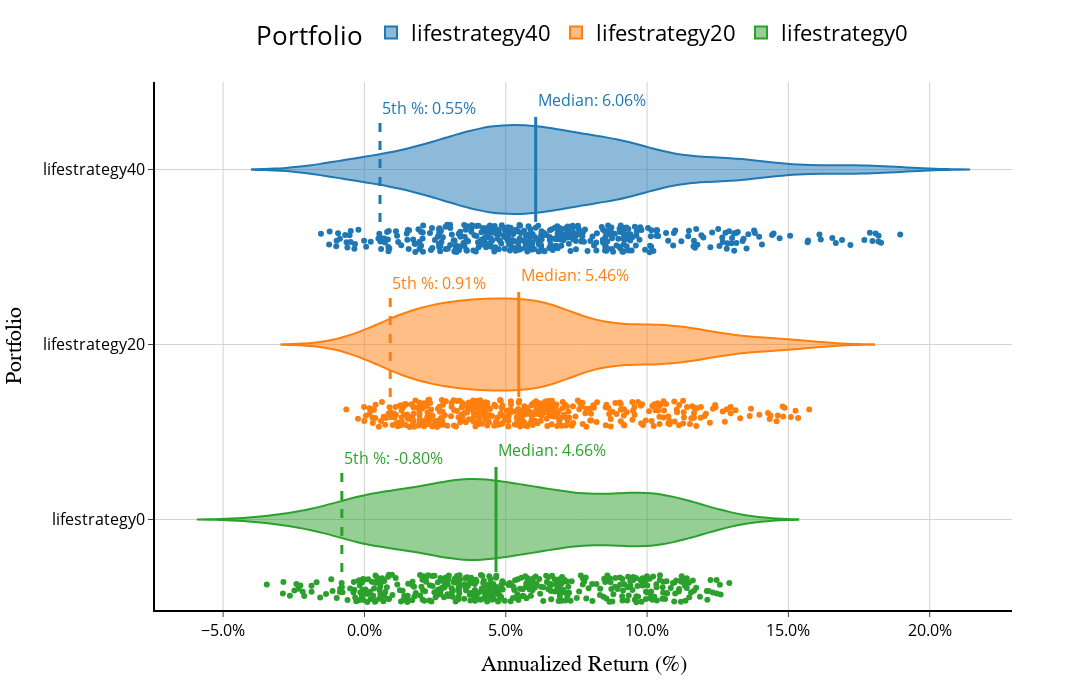

Notebook cell for this chart:
### Code cell
plot_return_distributions_streamlit(final_results)

### Figure 1 — Plotly figure (JSON) as saved in the notebook; plotly's stock layout.template omitted (floating-point values rounded to 4 significant figures; data arrays with more than 128 entries replaced by an {"elided": "..."} marker saying what was removed)
{"data": [{"alignmentgroup": "True", "box": {"visible": false}, "hoveron": "points+kde", "hovertemplate": "Portfolio=%{y}<br>Return=%{x}<extra></extra>", "legendgroup": "lifestrategy40", "marker": {"color": "#1f77b4"}, "name": "lifestrategy40", "offsetgroup": "lifestrategy40", "orientation": "h", "points": "all", "scalegroup": "True", "showlegend": true, "type": "violin", "x": {"elided": "417 float values"}, "x0": " ", "xaxis": "x", "y": {"elided": "417 str values"}, "y0": " ", "yaxis": "y"}, {"alignmentgroup": "True", "box": {"visible": false}, "hoveron": "points+kde", "hovertemplate": "Portfolio=%{y}<br>Return=%{x}<extra></extra>", "legendgroup": "lifestrategy20", "marker": {"color": "#ff7f0e"}, "name": "lifestrategy20", "offsetgroup": "lifestrategy20", "orientation": "h", "points": "all", "scalegroup": "True", "showlegend": true, "type": "violin", "x": {"elided": "417 float values"}, "x0": " ", "xaxis": "x", "y": {"elided": "417 str values"}, "y0": " ", "yaxis": "y"}, {"alignmentgroup": "True", "box": {"visible": false}, "hoveron": "points+kde", "hovertemplate": "Portfolio=%{y}<br>Return=%{x}<extra></extra>", "legendgroup": "lifestrategy0", "marker": {"color": "#2ca02c"}, "name": "lifestrategy0", "offsetgroup": "lifestrategy0", "orientation": "h", "points": "all", "scalegroup": "True", "showlegend": true, "type": "violin", "x": {"elided": "417 float values"}, "x0": " ", "xaxis": "x", "y": {"elided": "417 str values"}, "y0": " ", "yaxis": "y"}], "layout": {"annotations": [{"font": {"color": "#2ca02c", "size": 16}, "showarrow": false, "text": "Median: 4.66%", "x": 0.04655, "xanchor": "left", "y": 0.4}, {"font": {"color": "#2ca02c", "size": 16}, "showarrow": false, "text": "5th %: -0.80%", "x": -0.007988, "xanchor": "left", "y": 0.35}, {"font": {"color": "#ff7f0e", "size": 16}, "showarrow": false, "text": "Median: 5.46%", "x": 0.05459, "xanchor": "left", "y": 1.4}, {"font": {"color": "#ff7f0e", "size": 16}, "showarrow": false, "text": "5th %: 0.91%", "x": 0.009122, "xanchor": "left", "y": 1.35}, {"font": {"color": "#1f77b4", "size": 16}, "showarrow": false, "text": "Median: 6.06%", "x": 0.06059, "xanchor": "left", "y": 2.4}, {"font": {"color": "#1f77b4", "size": 16}, "showarrow": false, "text": "5th %: 0.55%", "x": 0.005502, "xanchor": "left", "y": 2.35}], "font": {"color": "black"}, "height": 690, "legend": {"font": {"size": 22}, "orientation": "h", "title": {"text": "Portfolio"}, "tracegroupgap": 0, "x": 0.5, "xanchor": "center", "y": 1.05, "yanchor": "bottom"}, "margin": {"t": 60}, "shapes": [{"line": {"color": "#2ca02c", "width": 3}, "opacity": 1, "type": "line", "x0": 0.04655, "x1": 0.04655, "xref": "x", "y0": -0.3, "y1": 0.3, "yref": "y"}, {"line": {"color": "#2ca02c", "dash": "dash", "width": 3}, "opacity": 1, "type": "line", "x0": -0.007988, "x1": -0.007988, "xref": "x", "y0": -0.3, "y1": 0.3, "yref": "y"}, {"line": {"color": "#ff7f0e", "width": 3}, "opacity": 1, "type": "line", "x0": 0.05459, "x1": 0.05459, "xref": "x", "y0": 0.7, "y1": 1.3, "yref": "y"}, {"line": {"color": "#ff7f0e", "dash": "dash", "width": 3}, "opacity": 1, "type": "line", "x0": 0.009122, "x1": 0.009122, "xref": "x", "y0": 0.7, "y1": 1.3, "yref": "y"}, {"line": {"color": "#1f77b4", "width": 3}, "opacity": 1, "type": "line", "x0": 0.06059, "x1": 0.06059, "xref": "x", "y0": 1.7, "y1": 2.3, "yref": "y"}, {"line": {"color": "#1f77b4", "dash": "dash", "width": 3}, "opacity": 1, "type": "line", "x0": 0.005502, "x1": 0.005502, "xref": "x", "y0": 1.7, "y1": 2.3, "yref": "y"}], "title": {"text": " "}, "violingap": 0.25, "violinmode": "overlay", "width": 1200, "xaxis": {"anchor": "y", "domain": [0, 1], "gridcolor": "lightgray", "linecolor": "black", "linewidth": 2, "showgrid": true, "tickfont": {"color": "black", "size": 16}, "tickformat": ".1%", "title": {"font": {"color": "black", "family": "Arial", "size": 22}, "text": "Annualized Return (%)"}}, "yaxis": {"anchor": "x", "categoryarray": ["lifestrategy0", "lifestrategy20", "lifestrategy40"], "categoryorder": "array", "domain": [0, 1], "gridcolor": "lightgray", "linecolor": "black", "linewidth": 2, "showgrid": true, "tickfont": {"color": "black", "size": 16}, "title": {"font": {"color": "black", "family": "Arial", "size": 22}, "text": "Portfolio"}}}}
